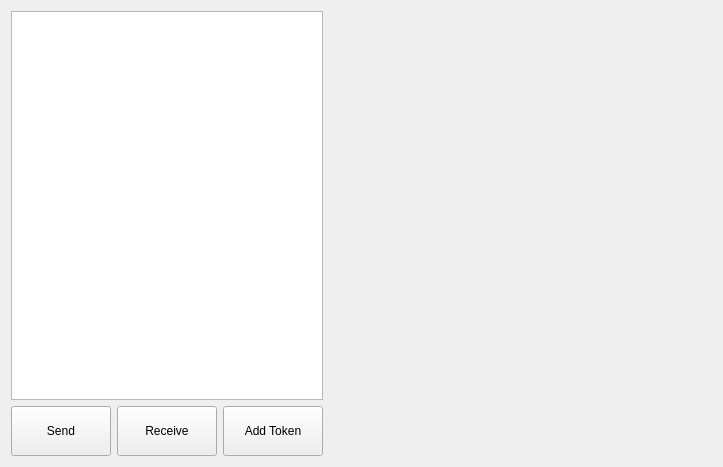
<?xml version="1.0" encoding="UTF-8"?>
<ui version="4.0">
 <class>QRCToken</class>
 <widget class="QWidget" name="QRCToken">
  <property name="geometry">
   <rect>
    <x>0</x>
    <y>0</y>
    <width>723</width>
    <height>467</height>
   </rect>
  </property>
  <property name="windowTitle">
   <string>Form</string>
  </property>
  <layout class="QVBoxLayout" name="verticalLayout_2" stretch="0,0">
   <item>
    <layout class="QHBoxLayout" name="horizontalLayout" stretch="2,3">
     <item>
      <layout class="QVBoxLayout" name="verticalLayout_3">
       <item>
        <widget class="QListView" name="tokensList">
         <property name="styleSheet">
          <string notr="true"/>
         </property>
        </widget>
       </item>
       <item>
        <layout class="QHBoxLayout" name="horizontalLayout_2">
         <item>
          <widget class="QToolButton" name="sendButton">
           <property name="sizePolicy">
            <sizepolicy hsizetype="Expanding" vsizetype="Fixed">
             <horstretch>0</horstretch>
             <verstretch>0</verstretch>
            </sizepolicy>
           </property>
           <property name="minimumSize">
            <size>
             <width>100</width>
             <height>50</height>
            </size>
           </property>
           <property name="text">
            <string>Send</string>
           </property>
          </widget>
         </item>
         <item>
          <widget class="QToolButton" name="receiveButton">
           <property name="sizePolicy">
            <sizepolicy hsizetype="Expanding" vsizetype="Fixed">
             <horstretch>0</horstretch>
             <verstretch>0</verstretch>
            </sizepolicy>
           </property>
           <property name="minimumSize">
            <size>
             <width>100</width>
             <height>50</height>
            </size>
           </property>
           <property name="text">
            <string>Receive</string>
           </property>
          </widget>
         </item>
         <item>
          <widget class="QToolButton" name="addTokenButton">
           <property name="sizePolicy">
            <sizepolicy hsizetype="Expanding" vsizetype="Fixed">
             <horstretch>0</horstretch>
             <verstretch>0</verstretch>
            </sizepolicy>
           </property>
           <property name="minimumSize">
            <size>
             <width>100</width>
             <height>50</height>
            </size>
           </property>
           <property name="text">
            <string>Add Token</string>
           </property>
          </widget>
         </item>
        </layout>
       </item>
      </layout>
     </item>
     <item>
      <widget class="QStackedWidget" name="stackedWidgetToken"/>
     </item>
    </layout>
   </item>
   <item>
    <layout class="QVBoxLayout" name="tokenViewLayout"/>
   </item>
  </layout>
 </widget>
 <resources/>
 <connections/>
</ui>
